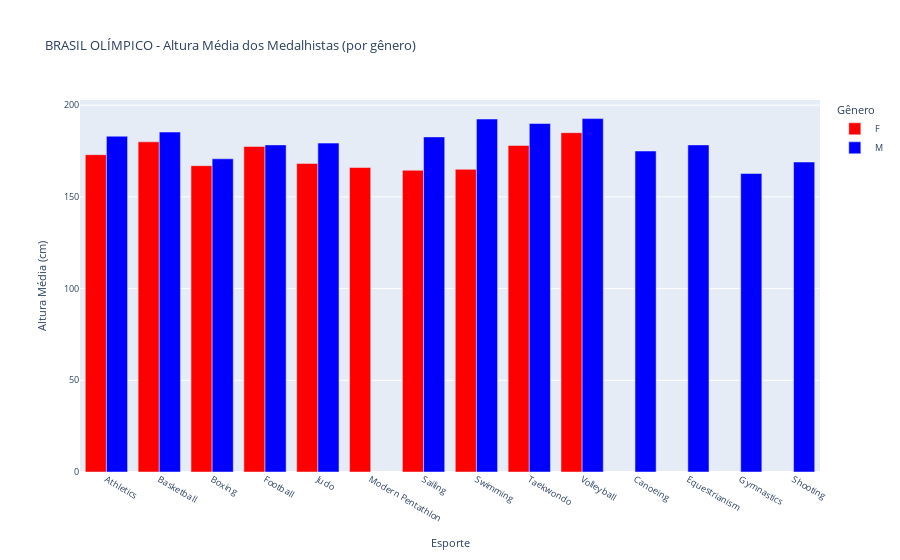

Notebook code for this chart:
### Code cell
# Criando o gráfico através do plotly express:
fig_altura_genero = px.bar(
                  df_agrupamento_alturas,
                  x='Sport',
                  y='Height',
                  color='Sex',
                  color_discrete_map={
                      'F': 'red',
                      'M': 'blue'
                  },
                  labels={
                      'Height': 'Altura Média (cm)',
                      'Sport': 'Esporte',
                      'Sex': 'Gênero'
                      },
                  title='BRASIL OLÍMPICO - Altura Média dos Medalhistas (por gênero)',
                  barmode='group')

fig_altura_genero.update_layout(
    font=dict(size=9)
)
fig_altura_genero.show()

### Figure 1 — Plotly figure (JSON) as saved in the notebook; plotly's stock layout.template omitted (floating-point values rounded to 4 significant figures)
{"data": [{"alignmentgroup": "True", "hovertemplate": "Gênero=F<br>Esporte=%{x}<br>Altura Média (cm)=%{y}<extra></extra>", "legendgroup": "F", "marker": {"color": "red", "pattern": {"shape": ""}}, "name": "F", "offsetgroup": "F", "orientation": "v", "showlegend": true, "textposition": "auto", "type": "bar", "x": ["Athletics", "Basketball", "Boxing", "Football", "Judo", "Modern Pentathlon", "Sailing", "Swimming", "Taekwondo", "Volleyball"], "xaxis": "x", "y": [173, 180, 167, 177.5, 168.2, 166, 164.5, 165, 178, 185], "yaxis": "y"}, {"alignmentgroup": "True", "hovertemplate": "Gênero=M<br>Esporte=%{x}<br>Altura Média (cm)=%{y}<extra></extra>", "legendgroup": "M", "marker": {"color": "blue", "pattern": {"shape": ""}}, "name": "M", "offsetgroup": "M", "orientation": "v", "showlegend": true, "textposition": "auto", "type": "bar", "x": ["Athletics", "Basketball", "Boxing", "Canoeing", "Equestrianism", "Football", "Gymnastics", "Judo", "Sailing", "Shooting", "Swimming", "Taekwondo", "Volleyball"], "xaxis": "x", "y": [183.1, 185.3, 170.8, 175, 178.3, 178.3, 162.8, 179.3, 182.7, 169, 192.4, 190, 192.7], "yaxis": "y"}], "layout": {"barmode": "group", "font": {"size": 9}, "legend": {"title": {"text": "Gênero"}, "tracegroupgap": 0}, "title": {"text": "BRASIL OLÍMPICO - Altura Média dos Medalhistas (por gênero)"}, "xaxis": {"anchor": "y", "domain": [0, 1], "title": {"text": "Esporte"}}, "yaxis": {"anchor": "x", "domain": [0, 1], "title": {"text": "Altura Média (cm)"}}}}
